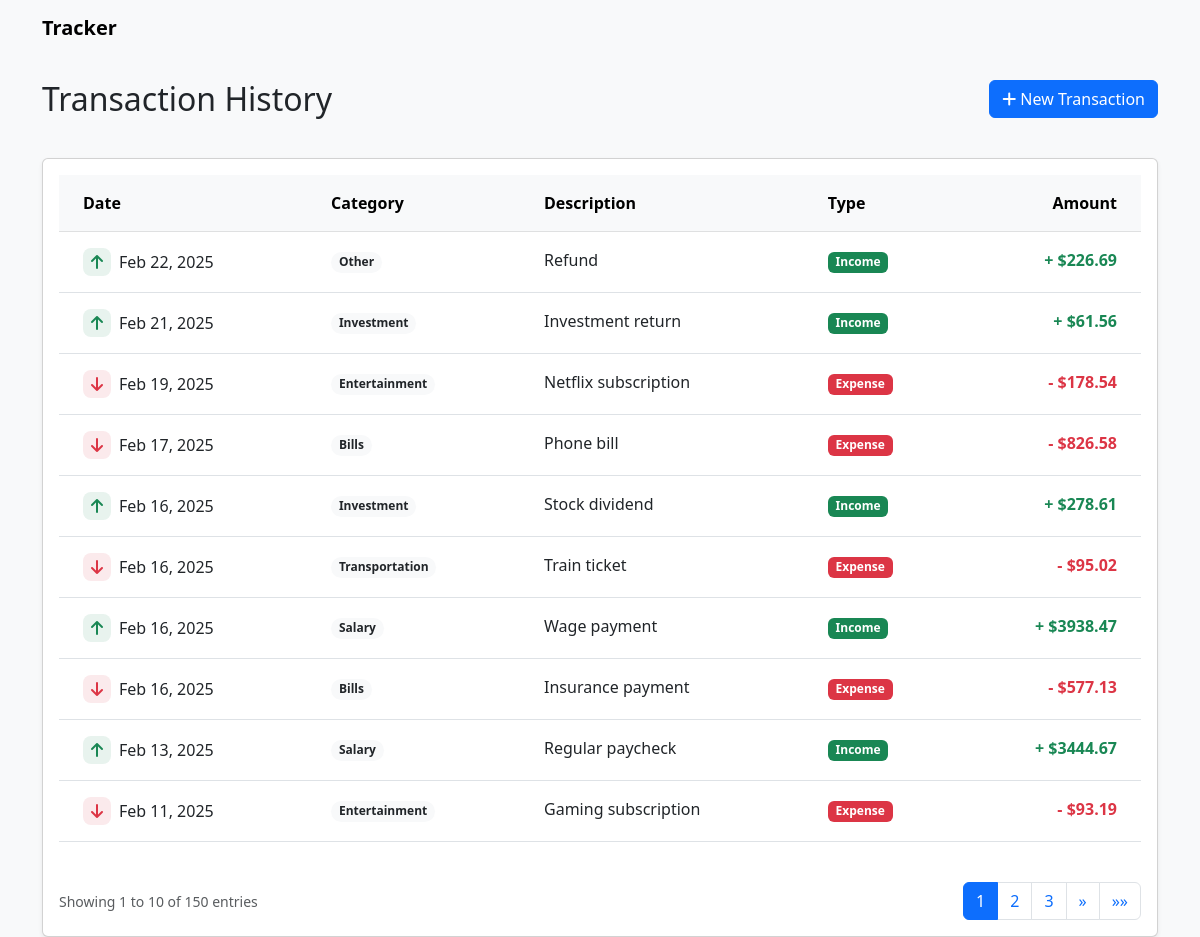
The page / on the database its author committed.
### transaction/models.py (models this page shows, shortened)
class Transaction(models.Model):
    TRANSACTION_TYPES = [
        ('income', 'Income'),
        ('expense', 'Expense')
    ]
    CATEGORY_CHOICES = [
        ('salary', 'Salary'),
        ('freelance', 'Freelance'),
        ('investment', 'Investment'),
        ('other', 'Other'),
        ('food', 'Food'),
        ('transportation', 'Transportation'),
        ('entertainment', 'Entertainment'),
        ('bills', 'Bills'),
        ('other', 'Other')
    ]
    amount = models.DecimalField(max_digits=10, decimal_places=2)
    date = models.DateField(default=timezone.now)
    category = models.CharField(max_length=50, choices=CATEGORY_CHOICES)
    description = models.TextField(max_length=200, blank=True)
    transaction_type = models.CharField(
        max_length=7,
        choices=TRANSACTION_TYPES,
        default='expense'
    )

### transaction/views.py (the view)
# urls.py: 2. Add a URL to urlpatterns:  path('', views.home, name='home')
def home(request):
    transactions = Transaction.objects.all().order_by('-date')
    context = {
        'transactions': transactions
    }
    paginator = Paginator(transactions, 10)
    page_number = request.GET.get('page')
    page_obj = paginator.get_page(page_number)
    context['page_obj'] = page_obj
    return render(request, 'transaction/home.html', context)

### transaction/templates/transaction/home.html (shortened to what this page needs)
{% extends 'main.html' %}
{% block content %}
<div class="container mt-4">
    <div class="row mb-4">
        <div class="col-md-8">
            <h2 class="mb-3">Transaction History</h2>
        </div>
        <div class="col-md-4 text-end">
            <a href="#" class="btn btn-primary">
                <i class="fas fa-plus"></i> New Transaction
            </a>
        </div>
    </div>
    <div class="row">
        <div class="col-12">
            <div class="card shadow-sm">
                <div class="card-body">
                    <div class="table-responsive">
                        <table class="table table-hover">
                            <thead class="table-light">
                                <tr>
                                    <th scope="col">Date</th>
                                    <th scope="col">Category</th>
                                    <th scope="col">Description</th>
                                    <th scope="col">Type</th>
                                    <th scope="col" class="text-end">Amount</th>
                                </tr>
                            </thead>
                            <tbody>
                                {% for transaction in page_obj %}
                                <tr>
                                    <td>
                                        <div class="d-flex align-items-center">
                                            {% if transaction.transaction_type == 'income' %}
                                            <div class="icon-square bg-success bg-opacity-10 text-success me-2">
                                                <i class="fas fa-arrow-up"></i>
                                            </div>
                                            {% else %}
                                            <div class="icon-square bg-danger bg-opacity-10 text-danger me-2">
                                                <i class="fas fa-arrow-down"></i>
                                            </div>
                                            {% endif %}
                                            {{ transaction.date|date:"M d, Y" }}
                                        </div>
                                    </td>
                                    <td>
                                        <span class="badge rounded-pill bg-light text-dark">
                                            {{ transaction.get_category_display }}
                                        </span>
                                    </td>
                                    <td>
                                        {% if transaction.description %}
                                            {{ transaction.description }}
                                        {% else %}
                                            <span class="text-muted fst-italic">No description</span>
                                        {% endif %}
                                    </td>
                                    <td>
                                        {% if transaction.transaction_type == 'income' %}
                                        <span class="badge bg-success">Income</span>
                                        {% else %}
                                        <span class="badge bg-danger">Expense</span>
                                        {% endif %}
                                    </td>
                                    <td class="text-end fw-bold {% if transaction.transaction_type == 'income' %}text-success{% else %}text-danger{% endif %}">
                                        {% if transaction.transaction_type == 'income' %}+{% else %}-{% endif %}
                                        ${{ transaction.amount }}
                                    </td>
                                </tr>
                                {% endfor %}
                            </tbody>
                        </table>
                    </div>
                    {% if page_obj.paginator.num_pages > 1 %}
                    <div class="d-flex justify-content-between align-items-center mt-4">
                        <div class="text-muted small">
                            Showing {{ page_obj.start_index }} to {{ page_obj.end_index }} of {{ page_obj.paginator.count }} entries
                        </div>
                        <nav aria-label="Transaction pagination">
                            <ul class="pagination mb-0">
                                {% for num in page_obj.paginator.page_range %}
                                    {% if page_obj.number == num %}
                                        <li class="page-item active">
                                            <span class="page-link">{{ num }}</span>
                                        </li>
                                    {% elif num > page_obj.number|add:'-3' and num < page_obj.number|add:'3' %}
                                        <li class="page-item">
                                            <a class="page-link" href="?page={{ num }}">{{ num }}</a>
                                        </li>
                                    {% endif %}
                                {% endfor %}
                                {% if page_obj.has_next %}
                                <li class="page-item">
                                    <a class="page-link" href="?page={{ page_obj.next_page_number }}" aria-label="Next">
                                        <span aria-hidden="true">&raquo;</span>
                                    </a>
                                </li>
                                <li class="page-item">
                                    <a class="page-link" href="?page={{ page_obj.paginator.num_pages }}" aria-label="Last">
                                        <span aria-hidden="true">&raquo;&raquo;</span>
                                    </a>
                                </li>
                                {% endif %}
                            </ul>
                        </nav>
                    </div>
                    {% endif %}
                </div>
            </div>
        </div>
    </div>
</div>
{% endblock content %}

### transaction/templates/transaction/home.html (style rules this page uses)
.icon-square { width: 28px; height: 28px; border-radius: 8px; display: flex; align-items: center; justify-content: center; }
.table > :not(caption) > * > * { padding: 1rem 1.5rem; }
.pagination .page-link { color: #0d6efd; padding: 0.375rem 0.75rem; }
.pagination .active .page-link { background-color: #0d6efd; border-color: #0d6efd; color: white; }

### rows shown on the page
Transaction: transaction_type "income" (drawn)
Transaction: transaction_type "income" (drawn)
Transaction: transaction_type "expense" (drawn)
Transaction: transaction_type "expense" (drawn)
Transaction: transaction_type "income" (drawn)
Transaction: transaction_type "expense" (drawn)
Transaction: transaction_type "income" (drawn)
Transaction: transaction_type "expense" (drawn)
Transaction: transaction_type "income" (drawn)
Transaction: transaction_type "expense" (drawn)

### other values the page prints
{{ page_obj.start_index }} "1"
{{ page_obj.end_index }} "10"
{{ page_obj.paginator.count }} "150"
{{ num }} "1"
{{ num }} "2" "3"
